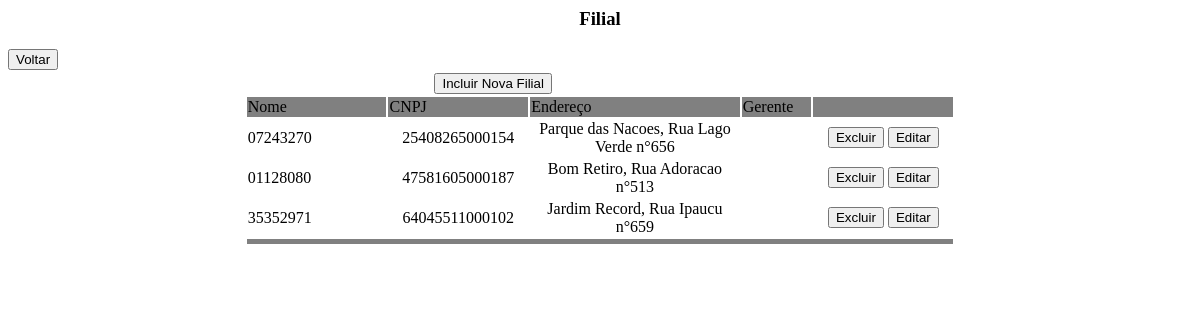
The page /listar_filial.php on the database as committed earlier.
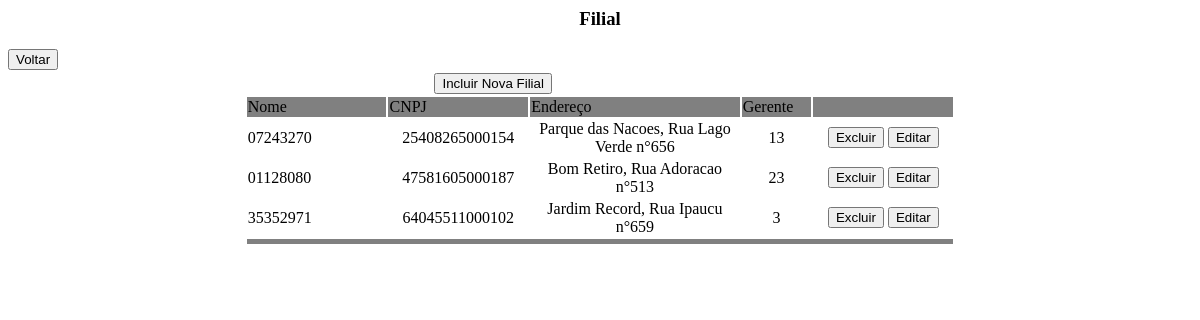
The same page on the database as committed later.
### tables this page shows
CREATE TABLE Filial (
	idFilial			INT				NOT NULL AUTO_INCREMENT,
    cnpj				VARCHAR(14)		NOT NULL,
    cep					VARCHAR(8)		NOT NULL,
    nome				VARCHAR(100)	NOT NULL,
    numero				INT				NOT NULL,
    bairro 				VARCHAR(30)		NOT NULL,
    logradouro			VARCHAR(50)		NOT NULL,
    idGerente			INT				NULL,
    data_inicio_gestao	DATE			NULL,
    CONSTRAINT pk_filial PRIMARY KEY (idFilial),
    CONSTRAINT uk_cnpj UNIQUE (cnpj)
);

### listar_filial.php (the view, shortened to what this page needs)
<html>
<head>
</head>
<body>
    <center>
        <h3>Filial</h3>
    </center>
    <form name="form1" method="POST" action="form_incluir_filial.php">
        <input type="button" value="Voltar" onclick="location.href='index.php'">
        <table border="0" align="center" width="60%">
            <?php
            include("./config.php");
            $con = mysqli_connect($host, $login, $senha, $bd);
            $sql = "SELECT * FROM filial ORDER BY cnpj";
            $tabela = mysqli_query($con, $sql);
            if (mysqli_num_rows($tabela) == 0) {
            ?>
                <tr>
                    <td align="center">Nao ha nenhuma filial cadastrada.</td>
                </tr>
                <tr>
                    <td align="center"><input type="submit" value="incluir Filial"></td>
                </tr>
            <?php
            } else {
            ?>
                <tr>
                    <td colspan="3" align="center"><input type="submit" value="Incluir Nova Filial"></td>
                </tr>
                <tr bgcolor="grey">
                    <td width="20%">Nome</td>
                    <td width="20%">CNPJ</td>
                    <td width="30%">Endereço</td>
                    <td width="10%">Gerente</td>
                    <td width="30%"></td>
                </tr>
                <?php
                while ($dados = mysqli_fetch_row($tabela)) {
                ?>
                    <tr>
                        <td><?php echo $dados[2]; ?></td>
                        <td align="center"><?php echo $dados[1]; ?></td>
                        <td align="center"><?php echo $dados[5] . ", " . $dados[6] . " n°" . $dados[4]; ?></td>
                        <td align="center"><?php echo $dados[7]; ?></td>
                        <td align="center">
                            <input type="button" value="Excluir" onclick="location.href='excluir_filial.php?idFilial=<?php echo $dados[0]; ?>'">
                            <input type="button" value="Editar" onclick="location.href='form_incluir_filial.php?idFilial=<?php echo $dados[0]; ?>'">
                        </td>
                    </tr>
                <?php
                }
                ?>
                <tr bgcolor="grey">
                    <td colspan="5" height="5"></td>
                </tr>
            <?php
            }
            ?>
        </table>
    </form>
</body>
</html>

Rows that differ between the two databases and show on the page:
changed filial "Parque das Nacoes": idGerente (not shown) → "13"
changed filial "Bom Retiro": idGerente (not shown) → "23"
changed filial "Jardim Record": idGerente (not shown) → "3"
